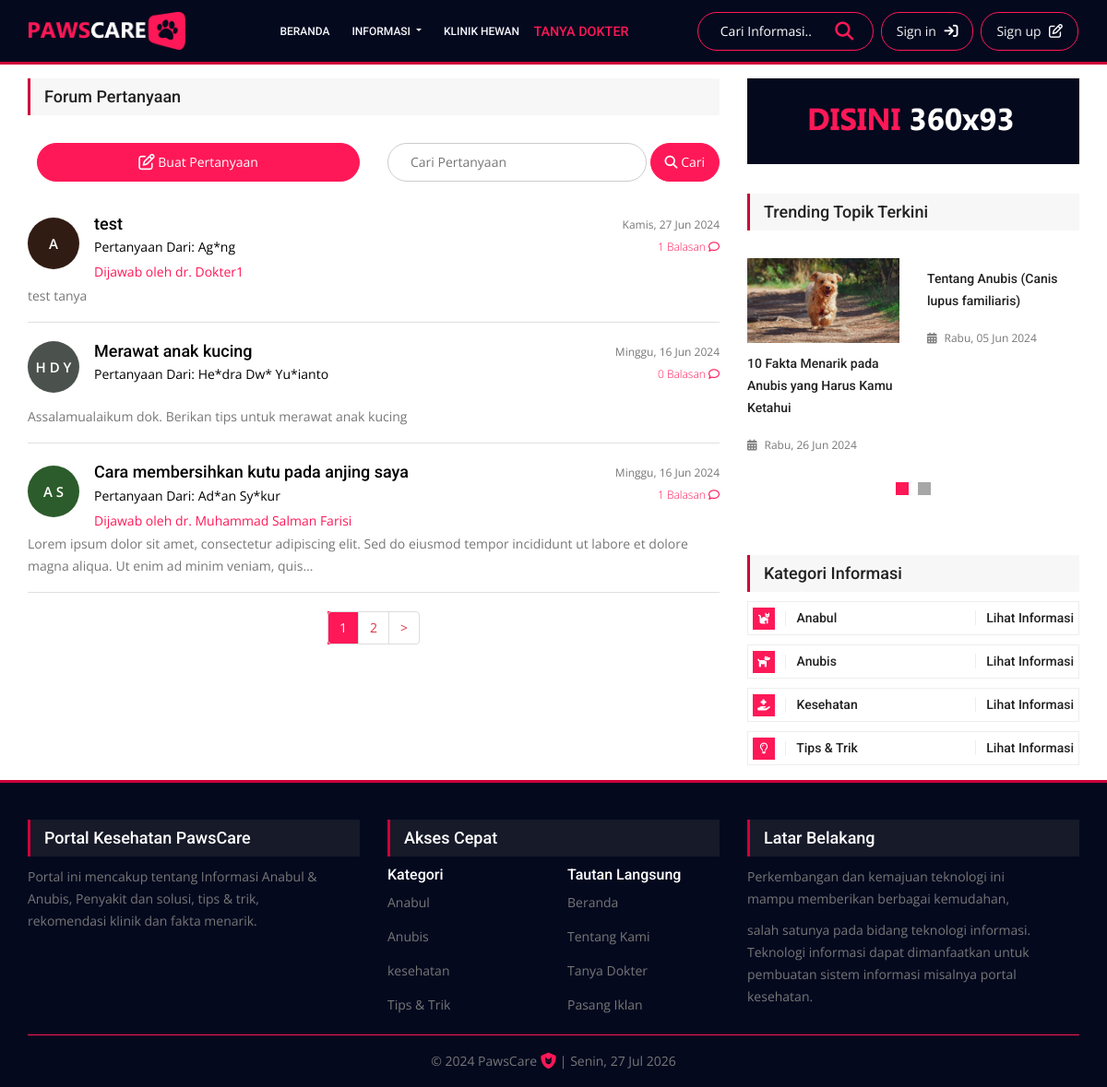
The app's page /komunitas with its own data.
### tables this page shows
CREATE TABLE `tanya` (
  `id_tanya` int(11) NOT NULL,
  `nama` varchar(100) NOT NULL,
  `email` varchar(100) NOT NULL,
  `hewan` varchar(100) NOT NULL,
  `pertanyaan` text NOT NULL,
  `tanggapan` text NOT NULL,
  `date` date NOT NULL DEFAULT current_timestamp(),
  `judul_pertanyaan` varchar(100) NOT NULL,
  `nama_dokter` varchar(100) NOT NULL
);

CREATE TABLE `iklan` (
  `id` int(11) NOT NULL,
  `link` text NOT NULL,
  `image` varchar(255) NOT NULL,
  `status` varchar(20) NOT NULL
);

CREATE TABLE `posting` (
  `id` int(11) NOT NULL,
  `title` varchar(255) NOT NULL,
  `seo_title` varchar(255) NOT NULL,
  `content` text NOT NULL,
  `featured` char(1) NOT NULL,
  `choice` char(1) NOT NULL,
  `thread` char(1) NOT NULL,
  `id_category` int(11) NOT NULL,
  `photo` varchar(255) NOT NULL,
  `is_active` char(1) NOT NULL,
  `date` date NOT NULL,
  `sumber_gambar` varchar(255) NOT NULL,
  `sumber_informasi` varchar(255) NOT NULL
);

CREATE TABLE `category` (
  `id` int(11) NOT NULL,
  `category_name` varchar(100) NOT NULL,
  `slug` varchar(255) NOT NULL,
  `is_active` char(1) NOT NULL
);

### index.php (called while the page is built, shortened)
<?php
require_once BASEPATH.'core/CodeIgniter.php';

### application/models/Komunitas_model.php (called while the page is built, shortened)
<?php
class Komunitas_model extends CI_Model {
   public $perPage = 3;
   public function getAllPertanyaan($page)
{
    $offset = $this->calculateRealOffset($page);
    $this->db->from('tanya');
    $this->db->order_by('tanya.id_tanya', 'desc');
    $this->db->limit($this->perPage, $offset);
    return $this->db->get()->result();
}
   public function calculateRealOffset($page)
   {
      if(is_null($page) || empty($page)){
         $offset = 0;
      }else{
         $offset = ($page * $this->perPage) - $this->perPage;
      }
      return $offset;
   }
   public function sensor($page)
   {
      if (!function_exists('sensor_nama')) {
         function sensor_nama($nama)
         {
            $kata_kunci = explode(' ', $nama);
            $sensor = '';
            foreach ($kata_kunci as $kata) {
               if (strlen($kata) >= 3) {
                  $sensor .= substr($kata, 0, 2) . '*' . substr($kata, 3) . ' ';
               } else {
                  $sensor .= $kata . ' ';
               }
            }
            return trim($sensor);
         }
      }
   }
   public function satuhuruf($page)
   {
      if (!function_exists('satuhuruf_nama')) {
         function satuhuruf_nama($nama)
         {
            $kata_kunci = explode(' ', $nama);
            $satuhuruf = '';
            foreach ($kata_kunci as $kata) {
               if (strlen($kata) > 0) {
                  $satuhuruf .= substr($kata, 0, 1) . ' ';
               }
            }
            return trim($satuhuruf);
         }
      }
   }
   public function satunomor($page)
   {
      if (!function_exists('satunomor_tanggapan')) {
         function satunomor_tanggapan($tanggapan)
         {
            if (!empty($tanggapan)) {
               return '1 Balasan';
            } else {
               return '0 Balasan';
            }
         }
      }
   }
   public function randomcolor($page)
   {
      if (!function_exists('randomcolor_nama')) {
         function randomcolor_nama($nama)
         {
            $red = mt_rand(0, 100);
            $green = mt_rand(0, 100);
            $blue = mt_rand(0, 100);
            $color = sprintf("#%01x%01x%01x", $red, $green, $blue);
            return $color;
         }
      }
   }
}

### application/helpers/dateindo_helper.php (called while the page is built, shortened)
<?php
function mediumdate_indo($tgl, $tambah_hari = 0){
   $ubah = gmdate($tgl, time()+60*60*8);
   $ubah = date('Y-m-d', strtotime("+$tambah_hari days", strtotime($ubah)));
   $nama_hari = medium_hari(date('N', strtotime($ubah)));
   $pecah = explode("-",$ubah);
   $tanggal = $pecah[2];
   $bulan = medium_bulan($pecah[1]);
   $tahun = $pecah[0];
   return $nama_hari . ', ' . $tanggal . ' ' . $bulan . ' ' . $tahun;
}
function medium_hari($hari){
   switch ($hari)
   {
      case 1:
         return "Senin";
         break;
      case 3:
         return "Rabu";
         break;
      case 4:
         return "Kamis";
         break;
      case 7:
         return "Minggu";
         break;
   }
}
function medium_bulan($bln){
   switch ($bln)
   {
      case 6:
         return "Jun";
         break;
      case 7:
         return "Jul";
         break;
   }
}

### application/models/Iklan_model.php (called while the page is built, shortened)
<?php
class Iklan_model extends CI_Model {
    private $table = 'iklan';
    public function getIklanById($id)
    {
        $query = $this->db->get_where($this->table, array('id' => $id));
        return $query->row();
    }
}
?>

### application/models/Posting_model.php (called while the page is built, shortened)
<?php
class Posting_model extends CI_Model {
   public function getThread()
   {
      $this->db->from('posting');
      $this->db->join('category', 'category.id = posting. id_category');
      $this->db->where('thread', 'Y');
      $this->db->where('posting.is_active', 'Y');
      $this->db->order_by('posting.id', 'desc');
      $this->db->limit(4);
      return $this->db->get()->result();
   }
   public function getLastNews()
   {
      $this->db->from('posting');
      $this->db->join('category', 'category.id = posting. id_category');
      $this->db->where('posting.is_active', 'Y');
      $this->db->order_by('posting.id', 'desc');
      $this->db->limit(3);
      return $this->db->get()->result();
   }
   public function getMostPopular()
   {
      $this->db->from('posting');
      $this->db->join('category', 'category.id = posting. id_category');
      $this->db->where('thread', 'Y');
      $this->db->where('posting.is_active', 'Y');
      $this->db->order_by('posting.id', 'desc');
      $this->db->limit(1);
      return $this->db->get()->row();
   }
   public function getVideoGames()
   {
      $this->db->from('posting');
      $this->db->join('category', 'category.id = posting. id_category');
      $this->db->where('category.slug', 'kesehatan');
      $this->db->where('posting.is_active', 'Y');
      $this->db->order_by('posting.id', 'desc');
      $this->db->limit(5);
      return $this->db->get()->result();
   }
}

### application/models/Category_model.php (called while the page is built, shortened)
<?php
class Category_model extends CI_Model {
   private $table = 'category';
   public function getCategory()
   {
      return $this->db->get($this->table)->result();
   }
}

### application/views/front/pages/komunitas.php (the view, shortened to what this page needs)
<section class="news_area mt-9">
    <div class="container">
        <div class="row">
            <div class="col-lg-8">
                <div class="main_title2">
                   <h2> Forum Pertanyaan </h2>
               </div>
                <div class="row container-button">
                    <div class="search-container col-lg-6 justify-content-start">
                        <a href="<?=base_url('komunitas/tanya')?>"><i class="fa-regular fa-lg fa-pen-to-square"></i> Buat Pertanyaan</a>
                    </div>
                    <div class="search-container col-lg-6">
                        <form action="<?php echo base_url('komunitas/search'); ?>" method="post">
                            <input type="text" placeholder="Cari Pertanyaan" name="keyword" autocomplete="off">
                            <button class="ml-1" type="submit"><i class="fa fa-search"></i> Cari</button>
                        </form>
                    </div>
                </div>
                <?php foreach ($komunitas as $t) { ?>
                    <div class="related-topic-card">
                        <div class="topic-info">
                            <div class="reply-time">
                                <span><?= mediumdate_indo ($t->date); ?></span>
                            </div>
                            <div class="total-reply">
                                <span><?= satunomor_tanggapan ($t->tanggapan); ?> </span>
                                <i class="fa fa-comment"></i>
                            </div>
                        </div>
                        <div class="topic-container">
                            <a href="#">
                                <div class="profile-avatar" style="background-color: <?= randomcolor_nama ($t->nama); ?>"><?= satuhuruf_nama ($t->nama); ?></div>
                            </a>
                            <div class="topic-title">
                                <h4 class="title">
                                    <a href="<?= base_url('komunitas/lihat_pertanyaan/' . $t->id_tanya); ?>"><?= $t->judul_pertanyaan; ?><span class="notification hide"></span></a>
                                </h4>
                                <div class="topic-by"><a href="#">Pertanyaan Dari: <?= sensor_nama ($t->nama); ?>
                            </a>
                        </div>
                        <?php if(isset($t->nama_dokter) && !empty($t->nama_dokter)): ?>
                        <div class="answer-by">
                            <span><?= "Dijawab oleh dr. " . $t->nama_dokter; ?></span>
                        </div>
                        <?php endif; ?>
                    </div>
                </div>
                <div class="topic-detail">
                    <div><p><?= character_limiter($t->pertanyaan,150); ?></p></div>
                </div>
            </div>
        <?php } ?>
            <div class="t mt-3">
                <div class="col">
                    <nav aria-label="Page navigation example"><?= $pagination ?></nav>
                </div>
            </div>
        </div>
    <?php $this->load->view('front/layouts/_sidebar2', $trending) ?>
    </div>
</div>
</section>

### application/views/front/layouts/_sidebar2.php
<div class="col-lg-4">
   <div class="right_sidebar">
      <?php if ($iklan2->status == 'aktif'): ?>
            <div class="iklan-home-2">
               <a href="<?= $iklan2->link ?>" target="_blank">
                  <img src="<?= base_url('images/iklan/' . $iklan2->image) ?>" alt="">
               </a>
            </div>
         <?php endif; ?>
      <aside class="r_widgets news_widgets">
         <div class="main_title2">
            <h2>Trending Topik Terkini</h2>
         </div>
         <div class="news_slider owl-carousel">
            <?php foreach($trending as $t) : ?>
               <div class="item">
                  <div class="choice_item">
                     <img src="<?= base_url('images/posting/' . $t->photo) ?>" alt="">
                     <div class="choice_text">
                        <a href="<?= base_url("blog/read/$t->seo_title") ?>">
                           <h4><?= $t->title ?></h4>
                        </a>
                        <div class="date">
                           <a href="<?= base_url("blog/read/$t->seo_title") ?>"><i class="fa fa-calendar-days" aria-hidden="true"></i><?= mediumdate_indo($t->date) ?></a>
                        </div>
                     </div>
                  </div>
               </div>
            <?php endforeach ?>
         </div>
      </aside>
      <aside class="r_widgets social_widgets mt-5">
         <div class="main_title2">
            <h2>Kategori Informasi</h2>
         </div>
         <ul class="list">
            <li><a href="<?= base_url('blog/category/anabul')?>"><i class="fa fa-cat"></i> Anabul<span>Lihat Informasi</span></a></li>
            <li><a href="<?= base_url('blog/category/anubis')?>"><i class="fa fa-dog"></i> Anubis<span>Lihat Informasi</span></a></li>
            <li><a href="<?= base_url('blog/category/kesehatan')?>"><i class="fa fa-hand-holding-medical"></i> Kesehatan<span>Lihat Informasi</span></a></li>
            <li><a href="<?= base_url('blog/category/tips-trik')?>"><i class="fa-regular fa-lightbulb"></i> Tips & Trik<span>Lihat Informasi</span></a></li>
         </ul>
      </aside>
   </div>
</div>

### application/views/front/layouts/_footer.php
<footer class="footer-area mt-3">
   <div class="container">
      <div class="row f_widgets_inner">
         <div class="col-lg-4 col-md-6 col-sm-6">
            <div class="single-footer-widget ab_widgets">
               <div class="f_title">
                  <h3>Portal Kesehatan PawsCare</h3>
               </div>
               <p>Portal ini mencakup tentang Informasi Anabul & Anubis, Penyakit dan solusi, tips &  trik, rekomendasi klinik  dan fakta menarik.</p>
            </div>
         </div>
         <div class="col-lg-4 col-md-6 col-sm-6">
            <div class="single-footer-widget">
               <div class="f_title">
                  <h3>Akses Cepat</h3>
               </div>
               <div class="row">
                  <div class="col-6 bawahan">
                     <h5 style="color: white">Kategori</h5>
                     <ul class="list mt-1 bawahan">
                        <?php foreach($category as $c) : ?>
                           <li><a href="<?= base_url("blog/category/$c->slug") ?>"><?= $c->category_name ?></a></li>
                        <?php endforeach ?>
                     </ul>
                  </div>
                  <div class="col-6 bawahan-kanan">
                     <h5 style="color: white">Tautan Langsung</h5>
                     <ul class="list mt-1 bawahan-kanan">
                        <li><a href="<?= base_url('home') ?>">Beranda</a></li>
                        <li><a href="<?= base_url('home/tentang') ?>">Tentang Kami</a></li>
                        <li><a href="<?= base_url('komunitas') ?>">Tanya Dokter</a></li>
                        <li><a href="https://wa.me/628997785724" target="_blank">Pasang Iklan</a></li>
                     </ul>
                  </div>
               </div>
            </div>
         </div>
         <div class="col-lg-4 col-md-6">
            <div class="single-footer-widget m_news_widgets">
               <div class="f_title">
                  <h3>Latar Belakang</h3>
               </div>
               <div class ="latar-belakang">
                  <p>Perkembangan dan kemajuan teknologi ini mampu memberikan berbagai kemudahan,</p>
                  <p> salah satunya pada bidang teknologi informasi. Teknologi informasi dapat dimanfaatkan untuk pembuatan sistem informasi misalnya portal kesehatan.</p>
               </div>
            </div>
         </div>
      </div>
      <div class="row footer-bottom d-flex justify-content-between align-items-center">
         <div class="col-lg-12">
            <div class="f_boder"></div>
            <p class="footer text-center mt-3">
               &copy; 2024 PawsCare <i class="fa fa-lg fa-shield-cat" style="color:#ff1857;"></i> | <?= mediumdate_indo('Y-m-d'); ?> </p>
            </div>
         </div>
      </div>
   </footer>

### records on screen
tanya: date "Kamis, 27 Jun 2024", tanggapan "1 Balasan", nama "A", judul_pertanyaan "test", nama "Ag*ng", nama_dokter "Dokter1", pertanyaan "test tanya"
tanya: date "Minggu, 16 Jun 2024", tanggapan "0 Balasan", nama "H D Y", judul_pertanyaan "Merawat anak kucing", nama "He*dra Dw* Yu*ianto", pertanyaan "Assalamualaikum dok. Berikan tips untuk merawat anak kucing"
tanya: date "Minggu, 16 Jun 2024", tanggapan "1 Balasan", nama "A S", judul_pertanyaan "Cara membersihkan kutu pada anjing saya", nama "Ad*an Sy*kur", nama_dokter "Muhammad Salman Farisi", pertanyaan "Lorem ipsum dolor sit amet, consectetur adipiscing elit. Sed do eiusmod tempor incididunt ut labore et dolore magna aliqua. Ut enim ad minim veniam, quis…"
iklan: image (picture)
posting: photo (picture), title "10 Fakta Menarik pada Anubis yang Harus Kamu Ketahui", date "Rabu, 26 Jun 2024"
posting: title "Tentang Anubis (Canis lupus familiaris)", date "Rabu, 05 Jun 2024"
category: category_name "Anabul"
category: category_name "Anubis"
category: category_name "kesehatan"
category: category_name "Tips & Trik"

### other values on screen
$pagination "1 2 >"
mediumdate_indo('Y-m-d') "Senin, 27 Jul 2026"
